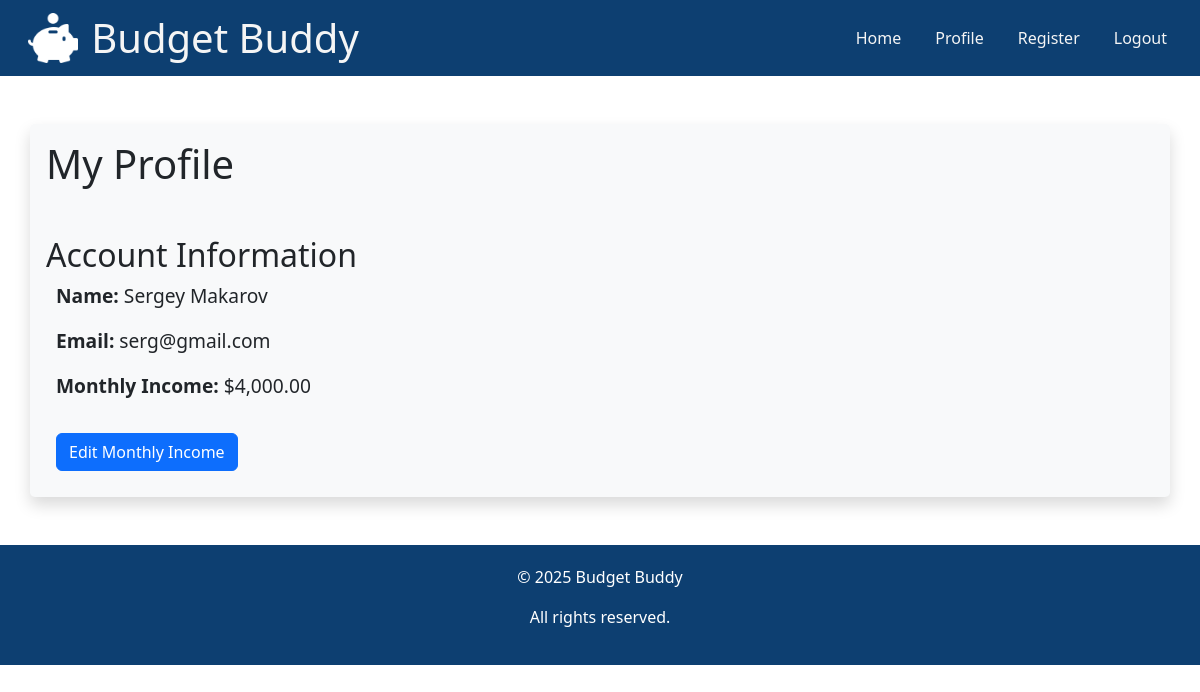
The app's page /profile.php (signed in) with its own data.
### tables this page shows
CREATE TABLE `user` (
  `user_id` mediumint(9) NOT NULL,
  `first_name` varchar(100) NOT NULL,
  `last_name` varchar(100) NOT NULL,
  `email` varchar(100) NOT NULL,
  `password` varchar(128) NOT NULL,
  `monthly_income` decimal(8,2) NOT NULL
);

### profile.php (the view, shortened to what this page needs)
<?php
require 'inc/header.inc.php';
?>
<!DOCTYPE html>
<html lang="en">
<head>
    <link rel="stylesheet" href="https://cdn.jsdelivr.net/npm/bootstrap@4.4.1/dist/css/bootstrap.min.css">
    <link rel="stylesheet" href="css/style.css">
</head>
<body>
    <header>
        <nav class="navbar navbar-expand-md">
            <div class="container-fluid">
                <a class="navbar-brand" href="#">
                    <img src="img/piggy-bank.png" alt="Budget Buddy Logo" class="logo ml-3">
                    <span class="align-middle">
                        <h1 class="m-2 py-2 d-inline" style="white-space: nowrap;">Budget Buddy</h1>
                    </span>
                </a>
                <div class="collapse navbar-collapse" id="mainNavbar">
                    <ul class="navbar-nav ml-auto">
                        <li class="nav-item">
                            <a class="btn mr-2" href="home.php" role="button">Home</a>
                        </li>
                        <li class="nav-item">
                            <a class="btn mr-2" href="profile.php" role="button">Profile</a>
                        </li>
                        <li class="nav-item">
                            <a class="btn mr-2" href="register.php" role="button">Register</a>
                        </li>
                        <?php if (isset($_SESSION["is_logged_in"])) { ?>
                            <li class="nav-item">
                                <a class="btn mr-2" href="logout.php" role="button">Logout</a>
                            </li>
                        <?php } else { ?>
                            <li class="nav-item">
                                <a class="btn mr-2" href="login.php" role="button">Login</a>
                            </li>
                        <?php } ?>
                    </ul>
                </div>
            </div>
        </nav>
    </header>
    <main>
        <div class="my_profile container mt-5 bg-light shadow rounded-lg p-3">
            <?php
            if (isset($_SESSION["is_logged_in"])) {
                require "inc/db_connect.inc.php";
                $stmt = $db->prepare("SELECT first_name, last_name, email, monthly_income FROM user WHERE user_id = :user_id");
                $stmt->execute(['user_id' => $_SESSION['user_id']]);
                $result = $stmt->fetch(PDO::FETCH_ASSOC);
                $first_name = $result['first_name'];
                $last_name = $result['last_name'];
                $email = $result['email'];
                $monthly_income = $result['monthly_income'];
            }
            ?>
            <h1 class="mb-5">My Profile</h1>
            <h2>Account Information</h2>
            <div class="row">
                <div class="col-md-6 profile-info">
                    <p><strong>Name:</strong> <?php echo htmlspecialchars($first_name), ' ', htmlspecialchars($last_name); ?></p>
                    <p><strong>Email:</strong> <?php echo htmlspecialchars($email); ?></p>
                    <p><strong>Monthly Income:</strong> $<?php echo number_format($monthly_income, 2); ?></p>
                    <button class="btn btn-primary mt-3" id="edit-income-btn">Edit Monthly Income</button>
                    <?php include "inc/edit_income.inc.php"; ?>
                </div>
            </div>
        </div>
    </main>
    <?php include "inc/footer.inc.php"; ?>
</body>
</html>

### css/style.css (style rules this page uses)
body { background-color: rgb(232, 232, 232); }
.navbar { background-color: #0d3f71; }
.logo { width: 50px; height: 50px; }
.navbar h1 { color: rgb(245, 245, 245); }
.navbar-nav a { color: rgb(245, 245, 245); }
.container { background-color: rgb(232, 232, 232); }
.my_profile { width: 800px; }
.profile-info { font-size: larger; margin: 10px; }

### records on screen
user: first_name "Sergey", last_name "Makarov", email "serg@gmail.com", monthly_income "4,000.00"
